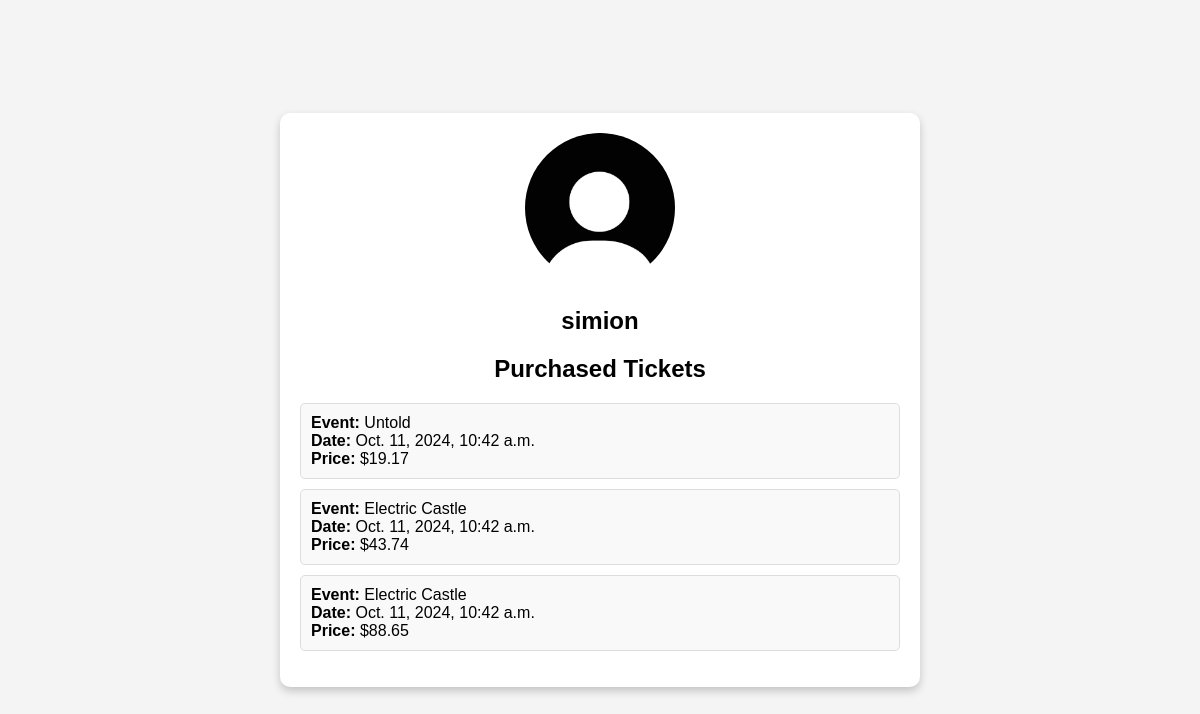
The page /profile/ (signed in) on the database its author committed.
### page/models.py (models this page shows)
class Ticket(models.Model):
    event = models.ForeignKey(Event, on_delete=models.CASCADE)
    user = models.ForeignKey(User, on_delete=models.CASCADE)
    quantity = models.IntegerField()
    total_price = models.FloatField()
    card_number = models.CharField(max_length=16, default='0000000000000000')
    expiration_date = models.CharField(max_length=5, default='00/00') # Format: MM/YY
    cvv = models.CharField(max_length=4, default='0000')

class Event(models.Model):
    name = models.CharField(max_length=255)
    img_url = models.CharField(max_length=255)
    category = models.CharField(max_length=100)
    description = models.TextField()
    start_date = models.DateTimeField()
    end_date = models.DateTimeField()

### page/views.py (the view)
# urls.py: path('profile/', user_profile, name='user-profile'),
def user_profile(request):
    if request.user.is_authenticated:
        tickets = Ticket.objects.filter(user=request.user)
        return render(request, 'user_profile.html', {'tickets': tickets})

### templates/user_profile.html (shortened to what this page needs)
{% load static %}
<!DOCTYPE html>
<html lang="en">
<head>
</head>
<body>
    <div class="profile-container">
        <div class="profile-image"></div>
        <div class="username">{{ user.username }}</div>
        <h2>Purchased Tickets</h2>
        <ul class="ticket-list">
            {% if tickets %}
                {% for ticket in tickets %}
                    <li class="ticket-item">
                        <strong>Event:</strong> {{ ticket.event.name }}<br>
                        <strong>Date:</strong> {{ ticket.event.start_date }}<br>
                        <strong>Price:</strong> ${{ ticket.total_price }}
                    </li>
                {% endfor %}
            {% else %}
                <p>You haven't purchased any tickets yet.</p>
            {% endif %}
        </ul>
    </div>
</body>
</html>

### templates/user_profile.html (style rules this page uses)
body { font-family: Arial, sans-serif; background-color: #f4f4f4; margin: 0; padding: 0; display: flex; flex-direction: column; align-items: center; justify-content: center; min-height: 100vh; }
.profile-container { background: white; padding: 20px; border-radius: 10px; box-shadow: 0 4px 8px rgba(0, 0, 0, 0.2); text-align: center; width: 80%; max-width: 600px; }
.profile-image { width: 150px; height: 150px; border-radius: 50%; background-image: url('/static/images/acc.jpg'); background-size: cover; background-position: center; background-repeat: no-repeat; display: inline-block; margin-bottom: 20px; }
.username { font-size: 24px; font-weight: bold; margin-bottom: 20px; }
.ticket-list { list-style-type: none; padding: 0; }
.ticket-item { background: #f9f9f9; padding: 10px; margin: 10px 0; border: 1px solid #ddd; border-radius: 5px; text-align: left; }

### rows shown on the page
Ticket: event.name "Untold", event.start_date "Oct. 11, 2024, 10:42 a.m.", total_price "19.17"
Ticket: event.name "Electric Castle", event.start_date "Oct. 11, 2024, 10:42 a.m.", total_price "43.74"
Ticket: event.name "Electric Castle", event.start_date "Oct. 11, 2024, 10:42 a.m.", total_price "88.65"

### other values the page prints
{{ user.username }} "simion"
